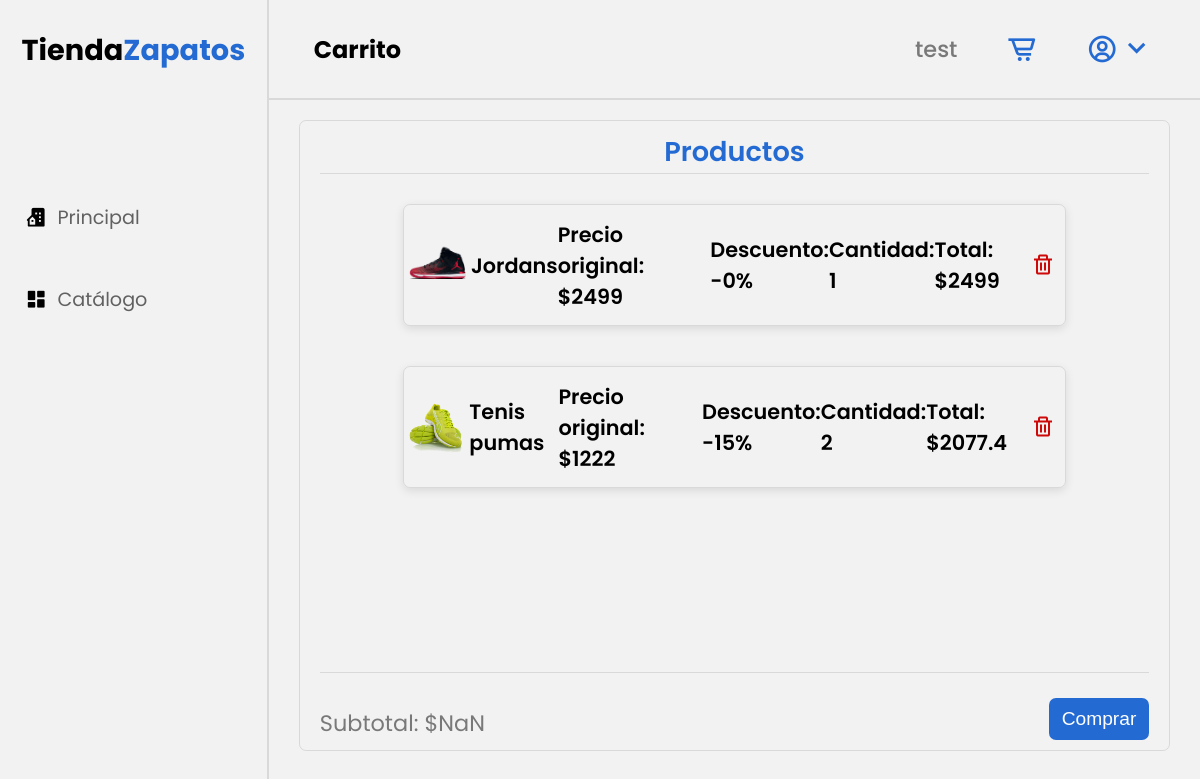
Page /Web-Zapatos/views/cart.php?id=9 (signed in) on the committed database.
### tables this page shows
CREATE TABLE `usuario` (
  `id` int(10) UNSIGNED NOT NULL,
  `nombre` varchar(50) NOT NULL,
  `correo` varchar(50) NOT NULL,
  `contrasenia` varchar(50) NOT NULL,
  `id_rol` int(10) UNSIGNED NOT NULL
);

CREATE TABLE `carrito` (
  `id` int(11) NOT NULL,
  `id_usuario` int(11) NOT NULL,
  `id_producto` int(11) NOT NULL,
  `cantidad` int(11) NOT NULL,
  `eliminado` int(11) NOT NULL,
  `precio` double NOT NULL
);

CREATE TABLE `producto` (
  `id` int(10) UNSIGNED NOT NULL,
  `nombre` varchar(50) NOT NULL,
  `precio` double NOT NULL,
  `descripcion` varchar(500) NOT NULL,
  `existencia` int(11) NOT NULL,
  `imagen` varchar(50) DEFAULT NULL,
  `descuento` double DEFAULT 0,
  `eliminado` int(11) DEFAULT 0
);

### Web-Zapatos/db/Connection.php (called while the page is built, shortened)
<?php
    class Connection
    {
        private static string $host;
        private static string $dbName;
        private static string $user;
        private static string $password;
        public static function getConnection() : PDO
        {
            $dsn = "localhost=" . self::getHost() . ";dbname=" . self::getDbName();
            try {
                $connection = new PDO("mysql:{$dsn}", self::getUser(), self::getPassword());
            } catch (PDOException $e) {
                echo "Error: " . $e->getMessage();
            }
            return $connection;
        }
        public static function setHost(string $host)
        {
            self::$host = $host;
        }
        private static function getHost() : string
        {
            return self::$host;
        }
        public static function setDbName(string $dbName)
        {
            self::$dbName = $dbName;
        }
        private static function getDbName() : string
        {
            return self::$dbName;
        }
        public static function setUser(string $user)
        {
            self::$user = $user;
        }
        private static function getUser() : string
        {
            return self::$user;
        }
        public static function setPassword(string $password)
        {
            self::$password = $password;
        }
        private static function getPassword() : string
        {
            return self::$password;
        }
    }
?>

### Web-Zapatos/Classes/Methods.php (called while the page is built, shortened)
<?php
    if (is_file("db/Querys.php")) {
        require_once("db/Querys.php");
    } else {
        require_once("../db/Querys.php");
    }
    abstract class Methods
    {
        public function __construct(PDO $connection)
        {
            $this->query = new Querys($connection);
        }
    }
?>

### Web-Zapatos/db/Querys.php (called while the page is built, shortened)
<?php
    class Querys
    {
        private PDO $connection;
        public function __construct(PDO $connection) {
            $this->connection = $connection;
        }
        public function getObjectByID(string $sql, int $id) : array
        {
            $stmt = $this->connection->prepare($sql);
            $stmt->execute([$id]);
            $object = $stmt->fetch();
            return $object;
        }
    }
?>

### Web-Zapatos/models/User.php (called while the page is built, shortened)
<?php
    if (is_file("Classes/methods.php")) {
        require_once("Classes/Methods.php");
    } else {
        require_once("../Classes/Methods.php");
    }
    class User extends Methods
    {
        public function getByID(int $id): array
        {
            return $this->query->getObjectByID("SELECT * FROM usuario WHERE id = ?", $id);
        }
        public function isAdmin(int $idRol) : bool
        {
            return $idRol == 1;
        }
    }
?>

### Web-Zapatos/models/Cart.php (called while the page is built, shortened)
<?php
    if (is_file("Classes/methods.php")) {
        require_once("Classes/Methods.php");
    } else {
        require_once("../Classes/Methods.php");
    }
    class Cart extends Methods
    {
        private PDO $connection;
        public function __construct(PDO $connection)
        {
            $this->connection = $connection;
        }
        public function getAllCartByIdUser(int $id) : array
        {
            $sql = "SELECT carrito.id, carrito.cantidad, carrito.precio,
            producto.id AS id_product ,producto.imagen,
            producto.nombre, producto.descuento,
            producto.existencia,
            producto.precio AS precio_original
            FROM carrito
            INNER JOIN usuario
            ON carrito.id_usuario = usuario.id
            INNER JOIN producto
            ON carrito.id_producto = producto.id
            WHERE carrito.eliminado != '1' AND usuario.id = '$id'
            ORDER BY carrito.id DESC";
            $stmt = $this->connection->prepare($sql);
            $stmt->execute();
            return $stmt->fetchAll();
        }
    }
?>

### Web-Zapatos/views/cart.php (the view, shortened to what this page needs)
<?php
    include("../db/Connection.php");
    include("../models/User.php");
    include("../models/Cart.php");
    if(isset($_SESSION["isLogged"])) {
        $objUser = new User(Connection::getConnection());
        $objCart = new Cart(Connection::getConnection());
        $idUser = $_GET["id"];
        $user = $objUser->getByID($_SESSION["idUser"]);
        $itemsCart = $objCart->getAllCartByIdUser($idUser);
        if ($objUser->isAdmin($user["id_rol"])) {
?>
<!DOCTYPE html>
    <html lang="es">
        <head>
            <meta charset="UTF-8" />
            <meta name="viewport" content="width=device-width, initial-scale=1.0" />
            <link rel="stylesheet" href="../globals.css" />
            <link rel="stylesheet" href="../css/static.css" />
            <link rel="stylesheet" href="../css/card-cart.css" />
            <link
                href="https://unpkg.com/boxicons@2.1.4/css/boxicons.min.css"
                rel="stylesheet"
            />
            <title>Carrito</title>
        </head>
        <body>
            <div class="container">
                <nav class="container__aside">
                    <div class="container__aside__title">
                        <a href="../"
                            ><h1>Tienda<span>Zapatos</span></h1></a
                        >
                    </div>
                    <ul>
                        <li><i class='bx bxs-building-house' ></i> <a href="../">Principal</a></li>
                        <li><i class='bx bxs-dashboard'></i> <a href="catalogue.php">Catálogo</a></li>
                        <li><i class='bx bx-plus-medical'></i> <a href="create-product.php">Crear Producto</a></li>
                        <li><i class='bx bxs-edit-alt' ></i> <a href="modify-product.php">Modificar Producto</a></li>
                    </ul>
                </nav>
                <main class="content">
                    <header class="content__header">
                        <ul>
                            <li>Carrito</li>
                            <li class="profile-options">
                                <span><?php echo $user["nombre"] ?></span>
                                <a href="#">
                                    <i class='bx bx-cart-alt'></i>
                                </a>
                                <div class="profile__custom">
                                    <i class='bx bx-user-circle'></i>
                                    <div class="profile__menu">
                                        <i class="bx bx-chevron-down"></i>
                                        <div class="profile__custom__menu">
                                            <a href="my-sale.php">Compras</a>
                                            <a href="../controllers/logout.php">Cerrar Sesión</a>
                                        </div>
                                    </div>
                                </div>
                            </li>
                        </ul>
                    </header>
                    <div class="content__products">
                        <form action="pasarela-carrito.php" method="post">
                            <h2 class="container-cart__title">Productos</h2>
                            <input type="hidden" name="subtotal" id="total_price">
                            <input type="hidden" name="id_user" value="<?php echo $user["id"] ?>">
                            <div class="container-cart">
                            <?php if ($itemsCart) { ?>
                                <?php foreach ($itemsCart as $cart) { ?>
                                    <input type="hidden" id="id_products" value="<?php echo $cart["id"] ?>" name="ids_cart[]">
                                    <input type="hidden" id="id_products" value="<?php echo $cart["id_product"] ?>" name="ids_products[]">
                                    <input type="hidden" id="id_products" value="<?php echo $cart["cantidad"] ?>" name="quantities[]">
                                    <input type="hidden" id="id_products" value="<?php echo $cart["existencia"] ?>" name="stock[]">
                                    <div class="card-cart">
                                        <div class="card-cart__img">
                                            <img src="../img/<?php echo $cart["imagen"] ?>" >
                                        </div>
                                        <span class="standar"><?php echo $cart["nombre"] ?></span>
                                        <span class="standar c-p">$<?php echo $cart["precio_original"] ?></span>
                                        <span class="standar">-<?php echo $cart["descuento"] ?>%</span>
                                        <span class="standar">Cantidad: <?php echo $cart["cantidad"] ?></span>
                                        <span class="standar c-p">$<?php echo $cart["precio"] ?></span>
                                        <a href="../controllers/delete-cart.php?id=<?php echo $cart["id"] ?>&idUser=<?php echo $idUser ?>">
                                            <span class="delete-span">
                                                <i class='bx bx-trash i-delete'></i>
                                            </span>
                                        </a>
                                    </div>
                                <?php } ?>
                            <?php } else { ?>
                                <h1 class="message-error">No tienes ningun producto en el carrito</h1>
                            <?php } ?>
                            </div>
                            <input type="submit" value="Comprar" class="btn-buy">
                            <span class="price-total"></span>
                        </form>
                    </div>
                </main>
            </div>
            <script src="../scripts/total.js"></script>
            <script src="../scripts/profile-options.js"></script>
            <script src="https://unpkg.com/boxicons@2.1.4/dist/boxicons.js"></script>
        </body>
    </html>
<?php } else { ?>
    <!DOCTYPE html>
    <html lang="es">
        <head>
            <link rel="stylesheet" href="../globals.css" />
            <link rel="stylesheet" href="../css/static.css" />
            <link rel="stylesheet" href="../css/card-cart.css" />
            <link
                href="https://unpkg.com/boxicons@2.1.4/css/boxicons.min.css"
                rel="stylesheet"
            />
        </head>
        <body>
            <div class="container">
                <nav class="container__aside">
                    <div class="container__aside__title">
                        <a href="../"
                            ><h1>Tienda<span>Zapatos</span></h1></a
                        >
                    </div>
                    <ul>
                        <li><i class='bx bxs-building-house' ></i> <a href="../">Principal</a></li>
                        <li><i class='bx bxs-dashboard'></i> <a href="catalogue.php">Catálogo</a></li>
                    </ul>
                </nav>
                <main class="content">
                    <header class="content__header">
                        <ul>
                            <li>Carrito</li>
                            <li class="profile-options">
                                <span><?php echo $user["nombre"] ?></span>
                                <a href="#">
                                    <i class='bx bx-cart-alt'></i>
                                </a>
                                <div class="profile__custom">
                                    <i class='bx bx-user-circle'></i>
                                    <div class="profile__menu">
                                        <i class="bx bx-chevron-down"></i>
                                    </div>
                                </div>
                            </li>
                        </ul>
                    </header>
                    <div class="content__products">
                        <form action="pasarela-carrito.php" method="post">
                            <h2 class="container-cart__title">Productos</h2>
                            <div class="container-cart">
                            <?php if ($itemsCart) { ?>
                                <?php foreach ($itemsCart as $cart) { ?>
                                    <div class="card-cart">
                                        <div class="card-cart__img">
                                            <img src="../img/<?php echo $cart["imagen"] ?>" >
                                        </div>
                                        <span class="standar"><?php echo $cart["nombre"] ?></span>
                                        <span class="standar c-p">Precio original: $<?php echo $cart["precio_original"] ?></span>
                                        <span class="standar">Descuento: -<?php echo $cart["descuento"] ?>%</span>
                                        <span class="standar">Cantidad: <?php echo $cart["cantidad"] ?></span>
                                        <span class="standar c-p">Total: $<?php echo $cart["precio"] ?></span>
                                        <a href="../controllers/delete-cart.php?id=<?php echo $cart["id"] ?>&idUser=<?php echo $idUser ?>">
                                            <span class="delete-span">
                                                <i class='bx bx-trash i-delete'></i>
                                            </span>
                                        </a>
                                    </div>
                                <?php } ?>
                            <?php } else { ?>
                                <h1 class="message-error">No tienes ningun producto en el carrito</h1>
                            <?php } ?>
                            </div>
                            <input type="submit" value="Comprar" class="btn-buy">
                            <span class="price-total"></span>
                        </form>
                    </div>
                </main>
            </div>
        </body>
    </html>
<?php } ?>
<?php } else {
    header("Location: http://localhost/projects/comercio/Web-Zapatos/");
} ?>

### rows in the picture
usuario: nombre "test"
carrito: id_producto.imagen (picture), id_producto.nombre "Jordans", id_producto.precio "2499", id_producto.descuento "0", cantidad "1", precio "2499"
carrito: id_producto.imagen (picture), id_producto.nombre "Tenis pumas", id_producto.precio "1222", id_producto.descuento "15", cantidad "2", precio "2077.4"
